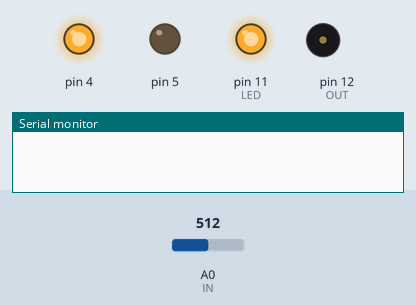
This sketch was run on a simulated Arduino Uno, built with avr-gcc and run on an emulated ATmega328P. Parts: output pins drawn as LEDs (lit = HIGH), buzzer (waves = sounding), the last lines printed to the serial monitor. The inputs (shaded band) are chosen by the test bench; at power-on: A0 (IN) = 512.

Above: at 1.2 s.
1.3 s: A0 (IN) set to 642
2.8 s: A0 (IN) set to 659
At 3.3 s:
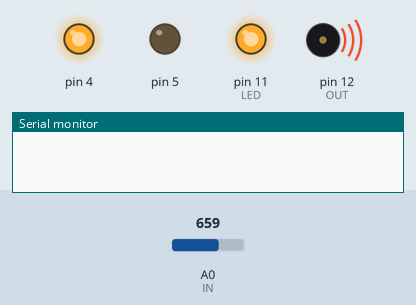
At 5.15 s:
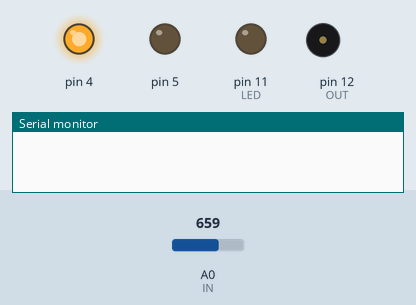
5.8 s: A0 (IN) set to 640
At 6.9 s:
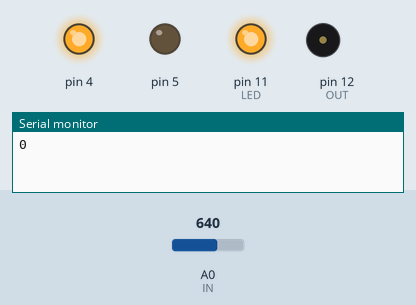
7.3 s: A0 (IN) set to 660
Timing chart, 0 to 11.3 s (numbered marks = the images above; inputs shaded):
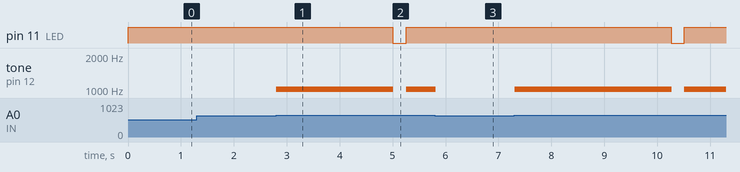

The sketch:

main.ino
```cpp
#define LED 11
#define OUT 12
#define BUTTON 3
#define IN A0
//定义一些方便查找的宏
typedef long long LL;

int reading = analogRead(IN);
LL lastDebounceTime = 0;  // 上次按键触发时间
LL debounceDelay = 3500; // 去抖时间
int lastButtonState = LOW;   // 上次读取的按键状态
int buttonState;
int freequencyData [256];
int rhythmData [256];
int dataLenth=0;
int freequencyDataNow;

void saveData(int freequencyData);
void play();

void setup() {
  Serial.begin(9600);
  pinMode(A0,INPUT);
  pinMode(3,INPUT);
  pinMode(12,OUTPUT);
  pinMode(11,OUTPUT);
  pinMode(4,OUTPUT);
  pinMode(5,OUTPUT);
  digitalWrite(4,HIGH);
  digitalWrite(5,LOW);
  //引脚设置
  digitalWrite(LED,HIGH);
}

void loop() {
  // 读取按键状态赋值到一个变量

  // 如果按键状态变化，不过是由于抖动还是按键按下造成的
  // 下面的程序都需要进行这一步处理
  if((millis()-lastDebounceTime)>=5000){
    saveData(freequencyDataNow);
    digitalWrite(LED,LOW);
    delay(250);
    digitalWrite(LED,HIGH);
    play();
    lastDebounceTime = millis();
    Serial.println(0);
  }


  noTone(OUT);
  if(analogRead(IN) <= 650){
    freequencyDataNow = 0;
  }
  else{
    freequencyDataNow = map(analogRead(IN),650,1000,1000,1500);
    tone(OUT,freequencyDataNow,10);
  }
  delay(12);
  // 保存当前值，一边下一个循环检测的时候使用

}

void saveData(int saveFreequencyData){
  if(dataLenth>=250){
    for(int i;i<256;i++){
      freequencyData[i] = 0;
      rhythmData[i] = 0;
      dataLenth = 0;
    }
  }

  if(dataLenth==0){
    freequencyData[0] = saveFreequencyData;
    rhythmData[0] = 500;
    dataLenth++;
    return;
  }

  if(abs(saveFreequencyData-freequencyData[dataLenth-1])<10){
      rhythmData[dataLenth-1] += 500;
      dataLenth++;
      return;
  }

  freequencyData[dataLenth] = saveFreequencyData;
  rhythmData[dataLenth] = 500;
  dataLenth++;
}

void play(){
  int lenth = dataLenth-1;
  int i=0;
  while(lenth--){
      if(freequencyData[i]==0){
        delay(rhythmData[i]);
        i++;
        continue;
      }
      tone(OUT,freequencyData[i],rhythmData[i]);
      delay(rhythmData[i]);
      i++;
  }
}
```

Measured:
- the behaviour switches between 650 and 651 on A0 (IN) (found by bisection; images 0 and 1)
- after the input at 1.3 s, every drawn part: stays the same
- after the input at 2.8 s, tone on pin 12 (OUT): silent → 1012 Hz at once, → silent 2.2 s later, → 1012 Hz 0.25 s later
- after the input at 5.8 s, tone on pin 12 (OUT): 1012 Hz → silent at once
